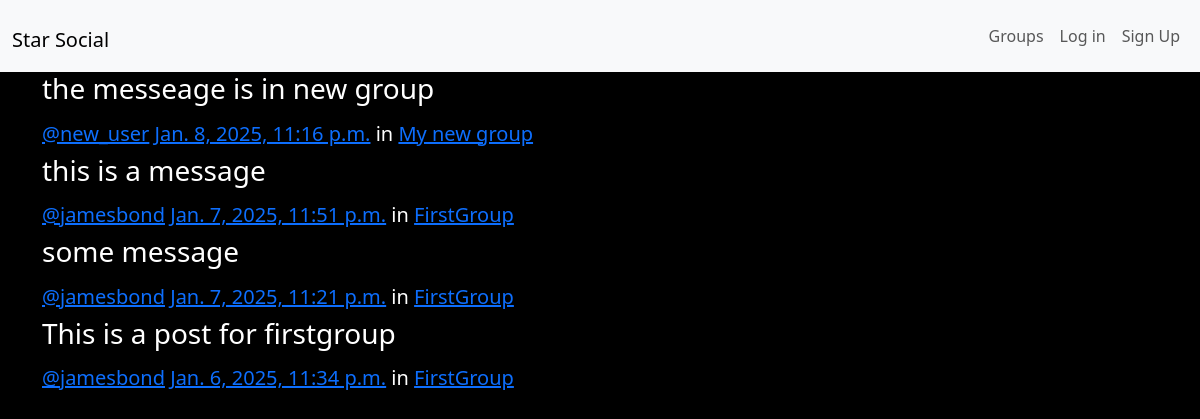
/posts/, run on the app's committed database.
### posts/models.py (models this page shows, shortened)
class Post(models.Model):
    user = models.ForeignKey(User, related_name="posts", on_delete=models.CASCADE)
    created_at = models.DateTimeField(auto_now=True)
    message = models.TextField()
    message_html = models.TextField(editable=False)
    group = models.ForeignKey(Group, related_name="posts", null=True, blank=True, on_delete=models.PROTECT)
    class Meta:
        ordering = ["-created_at"]
        unique_together = ["user", "message" ]

### group/models.py (models this page shows, shortened)
class Group(models.Model):
    name = models.CharField(max_length=255, unique=True)
    slug = models.SlugField(allow_unicode=True, unique=True)
    description = models.TextField(blank=True, default="")
    description_html = models.TextField(editable=False, default="", blank=True)
    members = models.ManyToManyField(User, through="GroupMember")
    class Meta:
        ordering = ["name"]

### posts/views.py (the view)
# urls.py: path('', views.PostList.as_view(), name="all"),
class PostList(SelectRelatedMixin, generic.ListView):
    model = models.Post
    select_related = ("user", "group")

### posts/templates/posts/post_list.html (shortened to what this page needs)
{% extends "posts/post_base.html" %}
{% block post_content %}
  <div class="col-md-8">
    {% for post in post_list %}
      {% include "posts/_post.html" %}
    {% endfor %}
  </div>
{% endblock post_content %}

### posts/templates/posts/_post.html (shortened to what this page needs)
<div class="post media">
  <h3>{{ post.message_html|safe }}</h3>
  <div class="media-body">
    <h5 class="media-heading">
        <span class="username">
            <a href="{% url 'posts:for_user' username=post.user.username %}">@{{ post.user.username }}</a>
        </span>
        <time class="time">
            <a href="{% url 'posts:single' username=post.user.username pk=post.pk %}">{{ post.created_at }}</a>
        </time>
        {% if post.group %}	</time>
            <span class="group-name">in <a href="#">{{ post.group.name }}</a></span>
        {% endif %}
    </h5>
  </div>
</div>

### static/simplesocial/css/master.css (style rules this page uses)
body { margin: 0; overflow: hidden; background-color: black; color: white; }

### data on the page
Post: message_html "the messeage is in new group", user.username "new_user", created_at "Jan. 8, 2025, 11:16 p.m.", group.name "My new group"
Post: message_html "this is a message", user.username "jamesbond", created_at "Jan. 7, 2025, 11:51 p.m.", group.name "FirstGroup"
Post: message_html "some message", user.username "jamesbond", created_at "Jan. 7, 2025, 11:21 p.m.", group.name "FirstGroup"
Post: message_html "This is a post for firstgroup", user.username "jamesbond", created_at "Jan. 6, 2025, 11:34 p.m.", group.name "FirstGroup"
